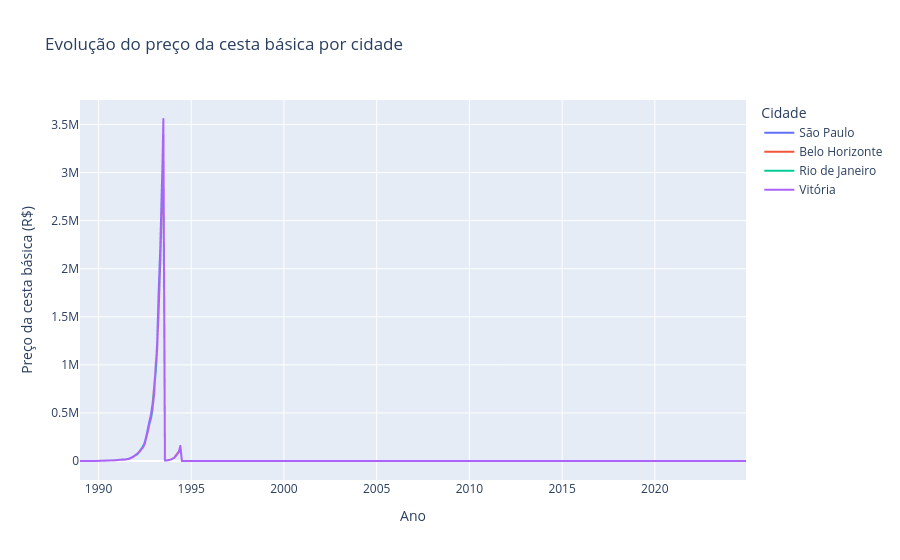

The code cell stored with this chart in its notebook:
### Code cell
import plotly.express as px

fig_preco = px.line(
    precos,
    x="data",
    y="valor_reais",
    color="cidade",
    title="Evolução do preço da cesta básica por cidade",
    labels={
        "data": "Ano",
        "valor_reais": "Preço da cesta básica (R$)",
        "cidade": "Cidade"
    }
)

fig_preco.update_layout(
    xaxis_title="Ano",
    yaxis_title="Preço da cesta básica (R$)",
    legend_title="Cidade",
    hovermode="x unified"
)

fig_preco.show()

### Figure 1 — Plotly figure (JSON) as saved in the notebook; plotly's stock layout.template omitted (floating-point values rounded to 4 significant figures; data arrays with more than 128 entries replaced by an {"elided": "..."} marker saying what was removed)
{"data": [{"hovertemplate": "Cidade=São Paulo<br>Ano=%{x}<br>Preço da cesta básica (R$)=%{y}<extra></extra>", "legendgroup": "São Paulo", "line": {"color": "#636efa", "dash": "solid"}, "marker": {"symbol": "circle"}, "mode": "lines", "name": "São Paulo", "showlegend": true, "type": "scattergl", "x": {"elided": "432 str values"}, "xaxis": "x", "y": {"elided": "432 float values"}, "yaxis": "y"}, {"hovertemplate": "Cidade=Belo Horizonte<br>Ano=%{x}<br>Preço da cesta básica (R$)=%{y}<extra></extra>", "legendgroup": "Belo Horizonte", "line": {"color": "#EF553B", "dash": "solid"}, "marker": {"symbol": "circle"}, "mode": "lines", "name": "Belo Horizonte", "showlegend": true, "type": "scattergl", "x": {"elided": "432 str values"}, "xaxis": "x", "y": {"elided": "432 float values"}, "yaxis": "y"}, {"hovertemplate": "Cidade=Rio de Janeiro<br>Ano=%{x}<br>Preço da cesta básica (R$)=%{y}<extra></extra>", "legendgroup": "Rio de Janeiro", "line": {"color": "#00cc96", "dash": "solid"}, "marker": {"symbol": "circle"}, "mode": "lines", "name": "Rio de Janeiro", "showlegend": true, "type": "scattergl", "x": {"elided": "432 str values"}, "xaxis": "x", "y": {"elided": "432 float values"}, "yaxis": "y"}, {"hovertemplate": "Cidade=Vitória<br>Ano=%{x}<br>Preço da cesta básica (R$)=%{y}<extra></extra>", "legendgroup": "Vitória", "line": {"color": "#ab63fa", "dash": "solid"}, "marker": {"symbol": "circle"}, "mode": "lines", "name": "Vitória", "showlegend": true, "type": "scattergl", "x": {"elided": "432 str values"}, "xaxis": "x", "y": {"elided": "432 float values"}, "yaxis": "y"}], "layout": {"hovermode": "x unified", "legend": {"title": {"text": "Cidade"}, "tracegroupgap": 0}, "title": {"text": "Evolução do preço da cesta básica por cidade"}, "xaxis": {"anchor": "y", "domain": [0, 1], "title": {"text": "Ano"}}, "yaxis": {"anchor": "x", "domain": [0, 1], "title": {"text": "Preço da cesta básica (R$)"}}}}
